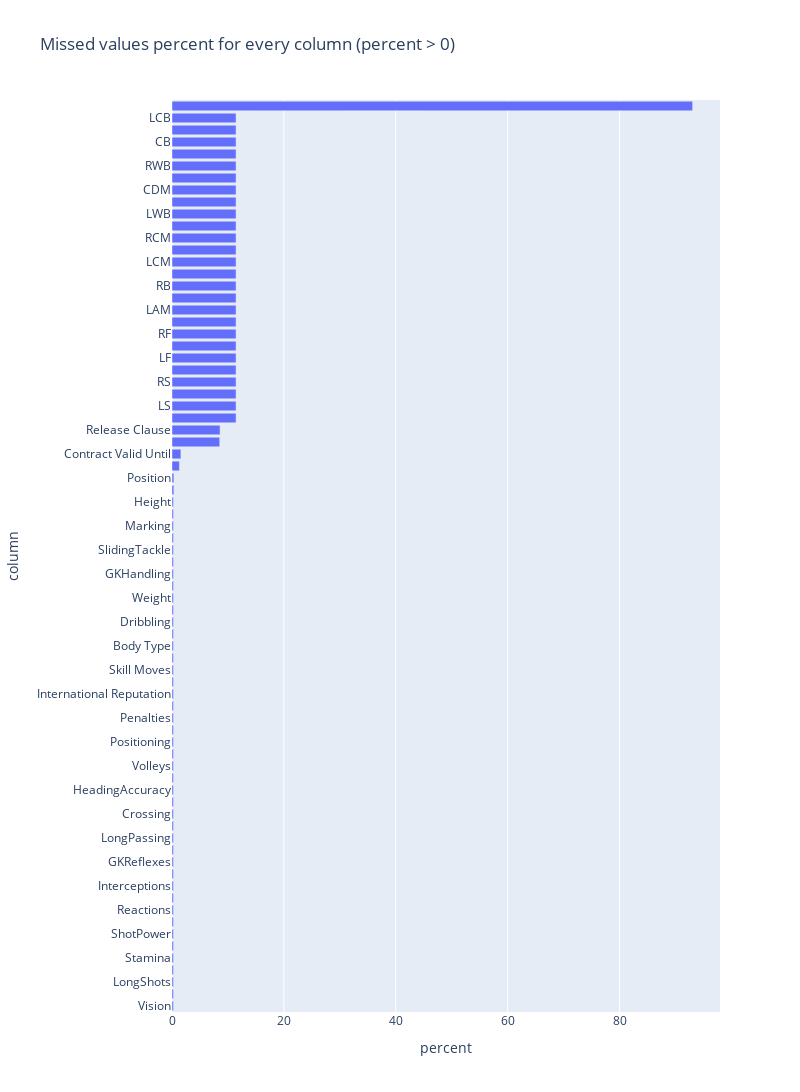

The notebook cell this image was saved under:
### Code cell
missed = pd.DataFrame()
missed['column'] = df.columns
missed['total_missing_values']=[
     df[col].isnull().sum() for col in df.columns
]
missed['percent'] = [
    round(100* df[col].isnull().sum() / len(df), 2) for col in df.columns
]
missed = missed[missed['percent']>0].sort_values('percent')
fig = px.bar(
    missed, 
    x='percent',
    y="column", 
    orientation='h', 
    title='Missed values percent for every column (percent > 0)', 
    height=1300, 
    width=800
)

fig.show()

### Figure 1 — Plotly figure (JSON) as saved in the notebook; plotly's stock layout.template omitted (floating-point values rounded to 4 significant figures)
{"data": [{"alignmentgroup": "True", "hovertemplate": "percent=%{x}<br>column=%{y}<extra></extra>", "legendgroup": "", "marker": {"color": "#636efa"}, "name": "", "offsetgroup": "", "orientation": "h", "showlegend": false, "textposition": "auto", "type": "bar", "x": [0.26, 0.26, 0.26, 0.26, 0.26, 0.26, 0.26, 0.26, 0.26, 0.26, 0.26, 0.26, 0.26, 0.26, 0.26, 0.26, 0.26, 0.26, 0.26, 0.26, 0.26, 0.26, 0.26, 0.26, 0.26, 0.26, 0.26, 0.26, 0.26, 0.26, 0.26, 0.26, 0.26, 0.26, 0.26, 0.26, 0.26, 0.26, 0.26, 0.26, 0.26, 0.26, 0.26, 0.33, 0.33, 1.32, 1.59, 8.53, 8.59, 11.45, 11.45, 11.45, 11.45, 11.45, 11.45, 11.45, 11.45, 11.45, 11.45, 11.45, 11.45, 11.45, 11.45, 11.45, 11.45, 11.45, 11.45, 11.45, 11.45, 11.45, 11.45, 11.45, 11.45, 11.45, 11.45, 93.06], "xaxis": "x", "y": ["Vision", "Aggression", "LongShots", "Strength", "Stamina", "Jumping", "ShotPower", "Balance", "Reactions", "Agility", "Interceptions", "SprintSpeed", "GKReflexes", "BallControl", "LongPassing", "FKAccuracy", "Crossing", "Finishing", "HeadingAccuracy", "ShortPassing", "Volleys", "Acceleration", "Positioning", "Curve", "Penalties", "Preferred Foot", "International Reputation", "Weak Foot", "Skill Moves", "Work Rate", "Body Type", "Real Face", "Dribbling", "GKPositioning", "Weight", "GKKicking", "GKHandling", "GKDiving", "SlidingTackle", "StandingTackle", "Marking", "Composure", "Height", "Jersey Number", "Position", "Club", "Contract Valid Until", "Joined", "Release Clause", "RCB", "LS", "ST", "RS", "LW", "LF", "CF", "RF", "RW", "LAM", "CAM", "RB", "RAM", "LCM", "CM", "RCM", "RM", "LWB", "LDM", "CDM", "RDM", "RWB", "LB", "CB", "LM", "LCB", "Loaned From"], "yaxis": "y"}], "layout": {"barmode": "relative", "height": 1300, "legend": {"tracegroupgap": 0}, "title": {"text": "Missed values percent for every column (percent > 0)"}, "width": 800, "xaxis": {"anchor": "y", "domain": [0, 1], "title": {"text": "percent"}}, "yaxis": {"anchor": "x", "domain": [0, 1], "title": {"text": "column"}}}}
